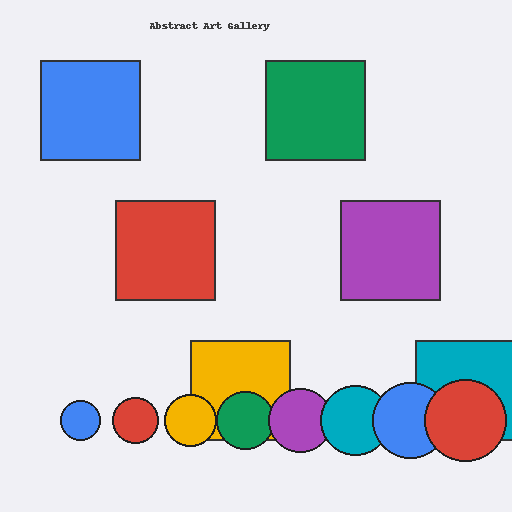
#> input picture 玄机刷题/题目资料/题目分类/杂项与数字取证/像素囚笼1/附件/challenge.png, 512 x 512 px
$ python pixel_cage_all_bitplanes.py
#> lines starting #> are read from the running program, lines starting #| are printed output that depends on the picture; after the words box and inside, x2 and y2 are one past the last pixel; in counts of white or black regions, pixels touching at a corner belong together
from pathlib import Path
from PIL import Image
import numpy as np
im=np.array(Image.open(str(Path(__file__).resolve().parents[1] / '附件' / 'challenge.png')).convert('RGB'))
#> im is the input picture: shape (512, 512, 3); mean R, G, B 204.5, 203.8, 210.3
for ch,name in enumerate('RGB'):
 for bit in range(8):
  plane=((im[:,:,ch]>>bit)&1).astype(np.uint8)
  raw=np.packbits(plane.reshape(-1),bitorder='big').tobytes()
  ratio=sum(32<=v<127 for v in raw)/len(raw)
  print(f'{name} bit{bit}: ones={int(plane.sum())} printable={ratio:.3f} first={raw[:8].hex()}')
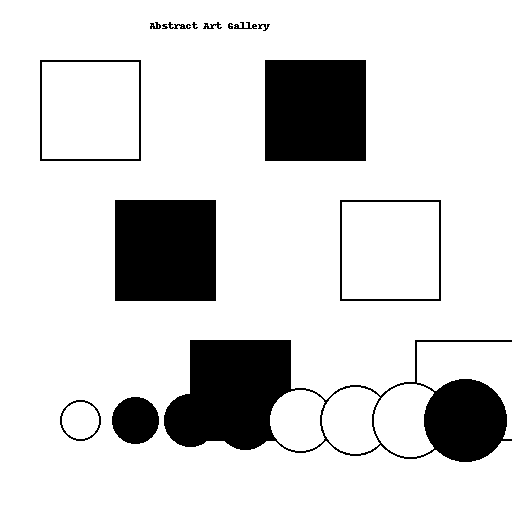
#> plane: shape (512, 512); values 0 (black) and 1 (white), 84.1% white; 15 black regions (1 under 20 px), largest, box (x1, y1, x2, y2) and area: (164, 340, 512, 462) 17288, (265, 60, 366, 161) 10201, (115, 200, 216, 301) 10201
